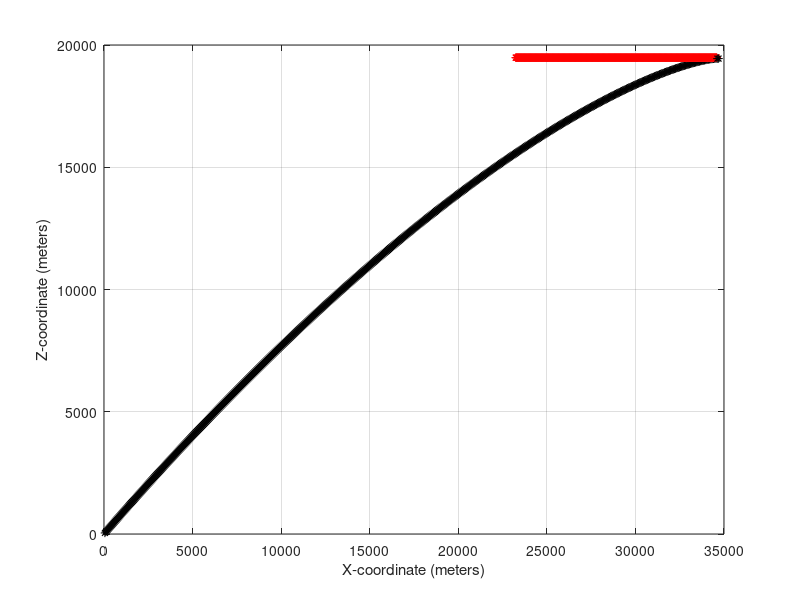
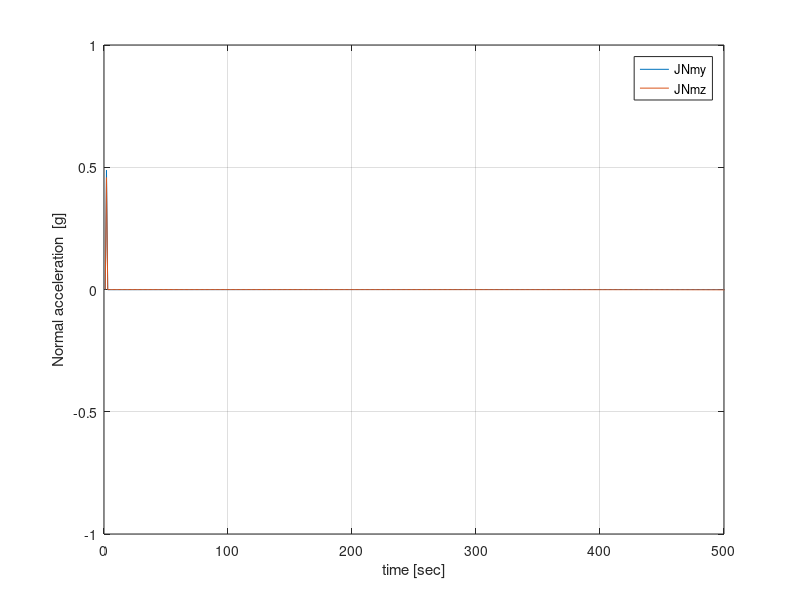

Reproduce these figures in MATLAB, in order.
clc
close all
clear

dT = 0.1;
time=0:dT:100;

D0 = 37000;
VT = 200;
sgma=40;
sgma=(sgma./180).*pi;
epsilon0 = 35;
epsilon0 = (epsilon0/180)*pi;
thetaT = 0;
thetaT = (thetaT/180)*pi;
phiT=0;
phiT=(phiT./180).*pi;
g=10000;

XT0 = D0*cos(epsilon0).*cos(sgma);
YT0 = D0*sin(epsilon0);
ZT0 = D0*cos(epsilon0)*sin(sgma);
VT_hor = VT*cos(thetaT).*cos(phiT);
VT_ver = VT*sin(thetaT);
VT_z   = VT*cos(thetaT)*sin(phiT);
XT = XT0;
YT = YT0;
ZT = ZT0;


XM0 = 0;
YM0 = 0;
ZM0 = 0;
XM = XM0;
YM = YM0;
ZM = ZM0;

P = 4;
VM = P*VT;



phiM =sgma;
% thetaM = atan2((YT-YM),(XT-XM));
thetaM = epsilon0
VM_hor = VM*cos(thetaM)*cos(phiM);
VM_ver = VM*sin(thetaM);
VM_z  = VM*cos(thetaM)*sin(phiM);

K1=4;
K2=1;



epsilon = epsilon0;
D = D0;

figHandle = figure;
grid on
flag = 0;

for i=2:length(time)
    
    VT_hor = VT*cos(thetaT).*cos(phiT);
    VT_ver = VT*sin(thetaT);
    VT_z   = VT*cos(epsilon0)*sin(phiT);
    XT = XT + VT_hor*dT;
    YT = YT + VT_ver*dT;
    ZT = ZT + VT_z*dT;
    
    XT_vector(i) = XT; 
    YT_vector(i) = YT;
    ZT_vector(i) = ZT;
    
    D_dot = (VT*cos(sgma-phiT)*cos(epsilon - thetaT) - ...
            VM*cos(sgma-phiM)*cos(epsilon-thetaM ));%thetaM - epsilon +
    Dn = D + D_dot * dT; 
        D_vector(i) = Dn;

    if abs(Dn) > abs(D)
        flag = flag+1;
    end
    if flag == 2 
        break;
    end
 
    
    D = Dn;
 
    epsilon_dot = (-VT*cos(sgma-phiT)*sin(epsilon-thetaT) + ...
                    VM*cos(sgma-phiM)*sin(epsilon-thetaM ))/D; 
    epsilon = epsilon + epsilon_dot * dT; 
    thetaM =thetaM+ K1.*epsilon_dot.*dT;
    thetaM_vector(i)=thetaM;

    sgma_dot = ((-VT*sin(sgma - phiT)*cos(thetaT) + ...
                    VM*sin(sgma-phiM)*cos(thetaM)))/(D.*cos(epsilon));
    sgma = sgma + sgma_dot * dT; 
    phiM =phiM+ K2.*sgma_dot.*dT;
    phiM_vector(i)=phiM;

    
    VM_hor = VM*cos(thetaM)*cos(sgma);
    VM_ver = VM*sin(thetaM);
    VM_z =VM*cos(thetaM)*sin(sgma);
    XM = XM + VM_hor*dT;
    YM = YM + VM_ver*dT;
    ZM = ZM + VM_z*dT;

    JNmy(i) = VM .* (thetaM_vector(i)-thetaM_vector(i-1))./dT./g;
    JNmz(i) = VM .* cos(thetaM) .* (phiM_vector(i)-phiM_vector(i-1))./dT./g;
    



    hold on;
    box on;
    plot3(XT,ZT,YT,'r*',XM,ZM,YM,'k*');    
%          
%     
    xlabel('X-coordinate (meters)');
    zlabel('Y-coordinate (meters)');
    ylabel('Z-coordinate (meters)');
%    imgframe =0;
%     imgframe = imgframe+1;
%     images1(imgframe) = getframe(figHandle);
end


  le_temp=1:length(JNmz);
figure(2)
 plot(le_temp,JNmy,le_temp,JNmz)
grid on
xlabel('time [sec]')
ylabel('Normal acceleration  [g]')
legend('JNmy','JNmz')
% figure(3)
% plot(le_temp,thetaM_vector)
% figure(4)
% plot(le_temp,rad2deg(phiM_vector))
    axis([0 500 -1 1])

